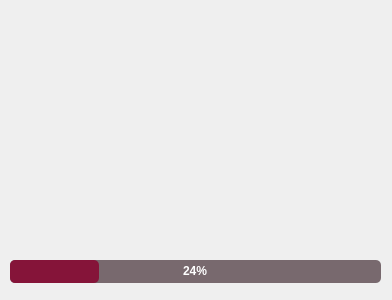
<?xml version="1.0" encoding="UTF-8"?>
<ui version="4.0">
 <class>Form</class>
 <widget class="QWidget" name="Form">
  <property name="geometry">
   <rect>
    <x>0</x>
    <y>0</y>
    <width>392</width>
    <height>300</height>
   </rect>
  </property>
  <property name="font">
   <font>
    <bold>true</bold>
   </font>
  </property>
  <property name="windowTitle">
   <string>Form</string>
  </property>
  <widget class="QProgressBar" name="progressBar">
   <property name="geometry">
    <rect>
     <x>10</x>
     <y>260</y>
     <width>371</width>
     <height>23</height>
    </rect>
   </property>
   <property name="font">
    <font>
     <bold>true</bold>
    </font>
   </property>
   <property name="styleSheet">
    <string notr="true">QProgressBar{
	border-radius:5px;
	background-color:#78696e;
	color:white;
}

QProgressBar::chunk{
	border-radius:5px;
	background-color:#851439;
}
</string>
   </property>
   <property name="value">
    <number>24</number>
   </property>
   <property name="alignment">
    <set>Qt::AlignCenter</set>
   </property>
  </widget>
 </widget>
 <resources/>
 <connections/>
</ui>
